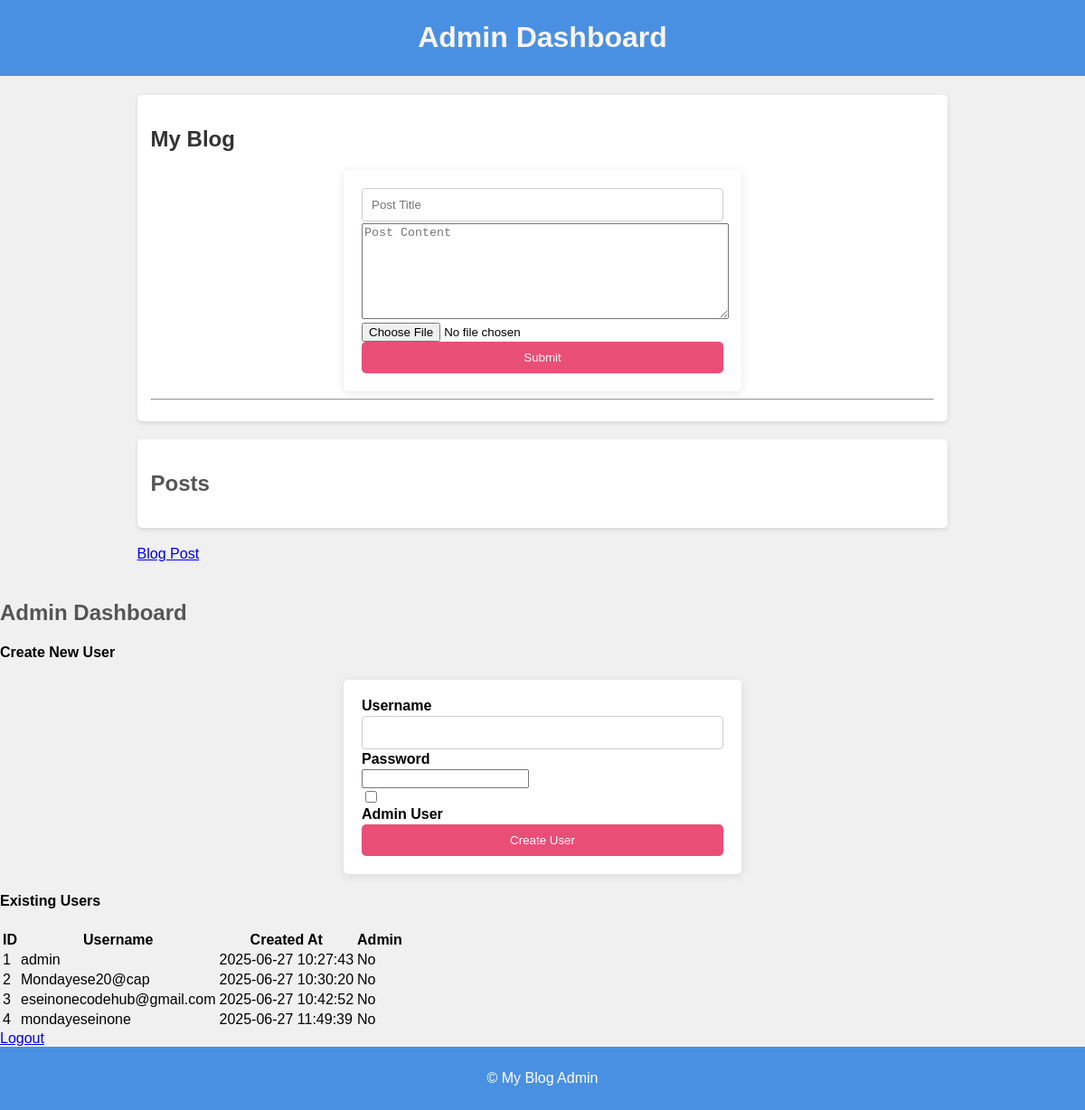
The page /admin (signed in) on the database its author committed.
### tables this page shows
CREATE TABLE users (
            id INTEGER PRIMARY KEY AUTOINCREMENT,
            username TEXT NOT NULL UNIQUE,
            password TEXT NOT NULL,
            is_admin BOOLEAN DEFAULT 0,
            created_at TIMESTAMP DEFAULT CURRENT_TIMESTAMP
        );

### app.py (the view)
@app.route('/admin')
@admin_required
def admin():
    conn = get_db_connection()
    posts = conn.execute('SELECT * FROM posts ORDER BY created_at DESC').fetchall()
    users = conn.execute('SELECT id, username, created_at FROM users').fetchall()
    conn.close()
    return render_template('admin.html', posts=posts, users=users)

### app.py (called while the page is built)
def admin_required(f):
    @wraps(f)
    def decorated_function(*args, **kwargs):
        if not session.get('is_admin'):
            flash('Admin access required', 'danger')
            return redirect(url_for('admin_login'))
        return f(*args, **kwargs)
    return decorated_function

### models.py (called while the page is built)
def get_db_connection():
    conn = sqlite3.connect('blog.db')
    conn.row_factory = sqlite3.Row
    return conn

### templates/admin.html (shortened to what this page needs)
<!DOCTYPE html>
<html lang="en">
<head>
    <link rel="stylesheet" href="{{ url_for('static', filename ='styles/admin-styles.css')}}">
    <link rel="stylesheet" href="{{ url_for('static', filename ='styles/admin-styles-large.css')}}">
</head>
<body>
    <header>
        <h1>Admin Dashboard</h1>
    </header>
    <main>
        <div class="admin-post-container">
            <section>
                <h1>My Blog</h1>
                <form action="/post" method="post" enctype="multipart/form-data">
                    <input type="text" name="title" placeholder="Post Title" required>
                    <textarea name="content" placeholder="Post Content" required></textarea>
                    <input type="file" name="image" accept="image/*">
                    <button type="submit">Submit</button>
                </form>
                <hr>
            </section>
            <section>
                <h2>Posts</h2>
            </section>
            <a  href="{{ url_for('blogpost')}}"> Blog Post </a>
        </div>
    </main>
    <div class="container mt-4">
        <h2>Admin Dashboard</h2>
        <div class="card mb-4">
            <div class="card-header">
                <h4>Create New User</h4>
            </div>
            <div class="card-body">
                <form method="POST" action="{{ url_for('create_user') }}">
                    <div class="mb-3">
                        <label for="username" class="form-label">Username</label>
                        <input type="text" class="form-control" id="username" name="username" required>
                    </div>
                    <div class="mb-3">
                        <label for="password" class="form-label">Password</label>
                        <input type="password" class="form-control" id="password" name="password" required>
                    </div>
                    <div class="mb-3 form-check">
                        <input type="checkbox" class="form-check-input" id="is_admin" name="is_admin">
                        <label class="form-check-label" for="is_admin">Admin User</label>
                    </div>
                    <button type="submit" class="btn btn-primary">Create User</button>
                </form>
            </div>
        </div>
        <div class="card mb-4">
            <div class="card-header">
                <h4>Existing Users</h4>
            </div>
            <div class="card-body">
                <table class="table">
                    <thead>
                        <tr>
                            <th>ID</th>
                            <th>Username</th>
                            <th>Created At</th>
                            <th>Admin</th>
                        </tr>
                    </thead>
                    <tbody>
                        {% for user in users %}
                        <tr>
                            <td>{{ user['id'] }}</td>
                            <td>{{ user['username'] }}</td>
                            <td>{{ user['created_at'] }}</td>
                            <td>{% if user['is_admin'] %}Yes{% else %}No{% endif %}</td>
                        </tr>
                        {% endfor %}
                    </tbody>
                </table>
            </div>
        </div>
        <div class="text-end mt-4">
            <a href="{{ url_for('admin_logout') }}" class="btn btn-danger">Logout</a>
        </div>
    </div>
    <footer>
        <p>&copy;  My Blog Admin</p>
    </footer>
</body>
</html>

### static/styles/admin-styles.css (style rules this page uses)
body { font-family: Arial, sans-serif; background-color: #f0f0f0; margin: 0; padding: 0; }
h1 { color: #333; }
h2 { color: #555; }
form { margin-bottom: 20px; }
textarea { width: 100%; height: 100px; }
.admin-post-container { margin: 0; padding: .1rem; }
header { background: #4a90e2; color: #ffffff; padding: 2px; text-align: center; }
header h1 { color: #f9f5f3; }
button { background-color: #e94e77; color: white; border: none; padding: 10px 15px; cursor: pointer; border-radius: 5px; width: 100%; }
main { padding: .1rem; max-width: 800px; margin: auto; }
section { margin-bottom: 20px; background: #ffffff; padding: 15px; border-radius: 5px; box-shadow: 0 2px 5px rgba(0, 0, 0, 0.1); }
form { background: #fff; padding: 20px; border-radius: 5px; box-shadow: 0 2px 10px rgba(0, 0, 0, 0.1); max-width: 400px; margin: auto; }
label { display: block; margin-bottom: 2px; font-weight: bold; }
input[type="text"], input[type="email"] { width: 100%; padding: 10px; margin-bottom: 2px; border: 1px solid #ccc; border-radius: 4px; box-sizing: border-box; }
footer { text-align: center; padding: 10px 0; background: #4a90e2; color: #ffffff; position: relative; bottom: 0; width: 100%; }

### static/styles/admin-styles-large.css (style rules this page uses)
@media (min-width: 541px) { main { padding: 20px; max-width: 900px; margin: auto; } }

### rows shown on the page
users: id "1", username "admin", created_at "2025-06-27 10:27:43"
users: id "2", username "Mondayese20@cap", created_at "2025-06-27 10:30:20"
users: id "3", username "eseinonecodehub@gmail.com", created_at "2025-06-27 10:42:52"
users: id "4", username "mondayeseinone", created_at "2025-06-27 11:49:39"
